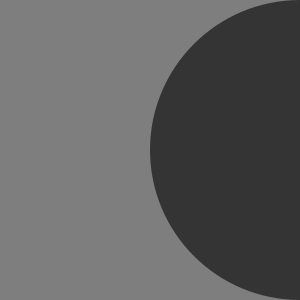
Frame 1 (no input)
Frame 60 (the mouse pressed at the canvas centre just before this capture): identical to frame 1, image omitted
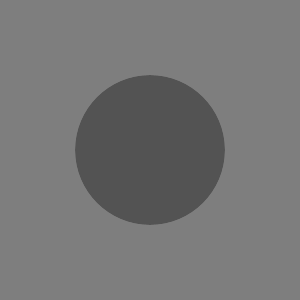
Frame 120 (the mouse held since frame 60 and released just before this capture)

The Processing sketch that drew these frames (run headless with seeded random() and noise(); from frame 60 on, the mouse is pressed at the canvas centre):

// Processing sketch: mouse_data_1
// ── mouse_data_1.pde
void setup() {
  size(300, 300);
  noStroke();
}

void draw() {
  float x = mouseX;
  float y = mouseY;
  float ix = width - mouseX;
  float iy = height - mouseY;
  background(126);
  fill(255, 150);
  ellipse(x, height/2, y, y);
  fill(0, 150);
  ellipse(ix, height/2, iy, iy);
}
